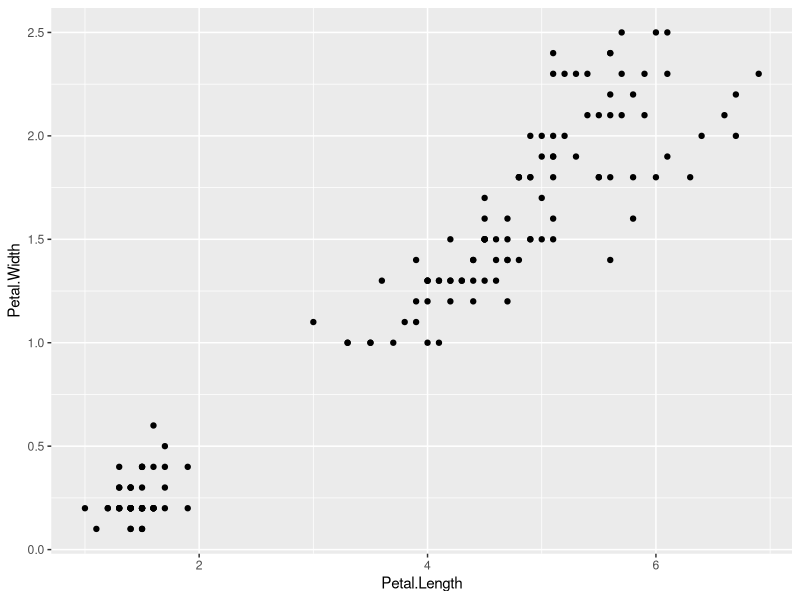
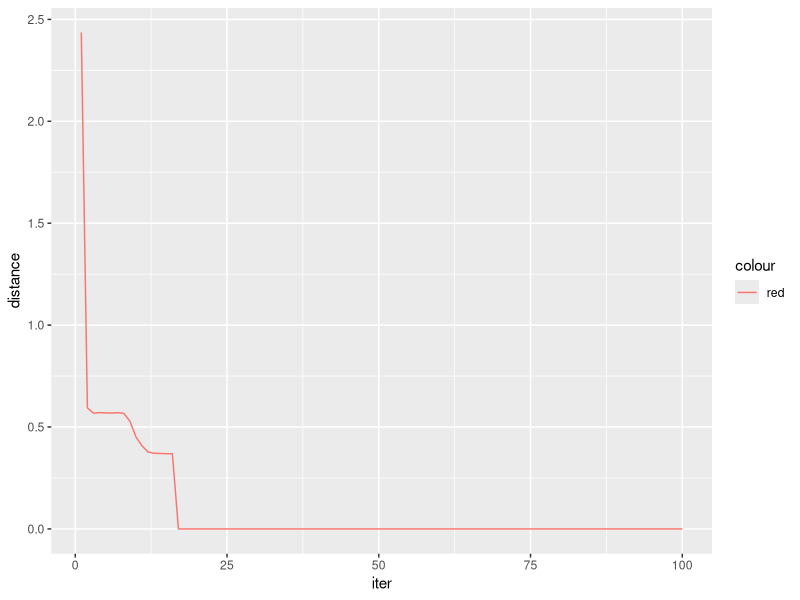
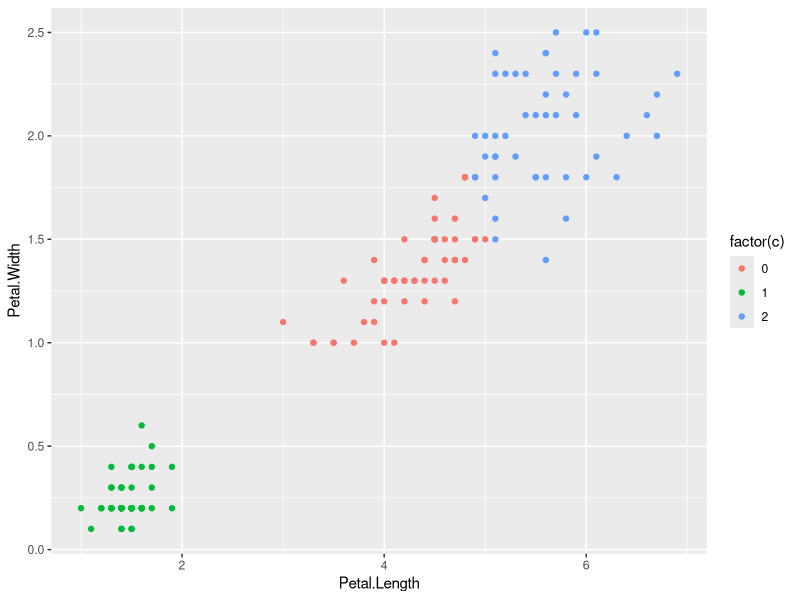

Write the R code that produced these figures, in order.
#library for plot
require(ggplot2)

#load data
library(datasets)  # Load/unload base packages manually
data = iris[3:4]
  
# specify the number of cluster
cluster <- 3
# initialize the cluster centroids
centroids.pl <- c(1.44, 1.3, 1.7)
centroids.pw <- c(0.1, 0.2, 0.1)
centroid <- cbind.data.frame(centroids.pl, centroids.pw)

#create a matrix to store distance of data points to their cluster centroid
distance <- matrix(0, nrow = nrow(data), ncol = cluster)
#record the mean distance to cluster centroid during kmeans training
distance.mean_summary <- rep(0, 100)

#creating a vector to store the cluster ID for each data point
c <- matrix(0, nrow = nrow(data), ncol = 1)

#creating a matrix to store new cluster centroids
update_centroid <- matrix(0, nrow = nrow(centroid), ncol = ncol(data))

#stopping criteria for kmean clustering
status <- 1

#iteration variable
iter <- 0

# plot the initial data points
ggplot(data,aes(x=Petal.Length, y=Petal.Width)) + 
  geom_point()

# stop the algorithm when it reaches the Maximum number of iterations or model converges
while (iter <= 1000 && status==1) 
{
  iter <- iter + 1
  #calculate the distance between each data point and cluster centroids
  for (j in 1:cluster)
  { 
    for (i in 1:nrow(data))
    {
      distance[i,j] = sqrt(sum((data[i,1:ncol(data)] - centroid[j,1:ncol(centroid)])^2))
    }
  }
  
  #assign new cluster ID to each data point
  distance_iter = 0
  for(i in 1:nrow(distance))
  {
    c[i] <- (which(distance[i,] == min(distance[i,]), arr.ind = T)) - 1
    distance_iter = distance_iter + min(distance[i,])
  }
  distance.mean_summary[iter] = distance_iter/nrow(distance)
  
  #calculate the new centroid based on new clustered data points
  compare <- cbind(data, c)
  
  for (i in 1:cluster)
  {
    x <- subset(compare[,1:2], compare[,3] == i-1)
    
    for(j in 1:ncol(data))
    {
      update_centroid[i,j] <- mean(x[,j])
    }
  }
  
  #update the current centroid
  if(all(update_centroid == centroid)){
    status = 0
    message("Training finish at iter: ", iter)
  }
  else {
    status = 1
    for (i in 1:cluster)
    {
      for (j in 1:ncol(centroid))
      {
        centroid[i,j] <- update_centroid[i,j]
      }
    } 
  }
}

# plot the learning curve for k-means clustering training
distance = data.frame(iter=1:100, distance=distance.mean_summary)
ggplot(distance, aes(x = iter, y = distance, color="red")) +  
  geom_line()

# plot the kmeans clustering results
ggplot(data, aes(x = Petal.Length, y = Petal.Width, color = factor(c))) + 
  geom_point()


